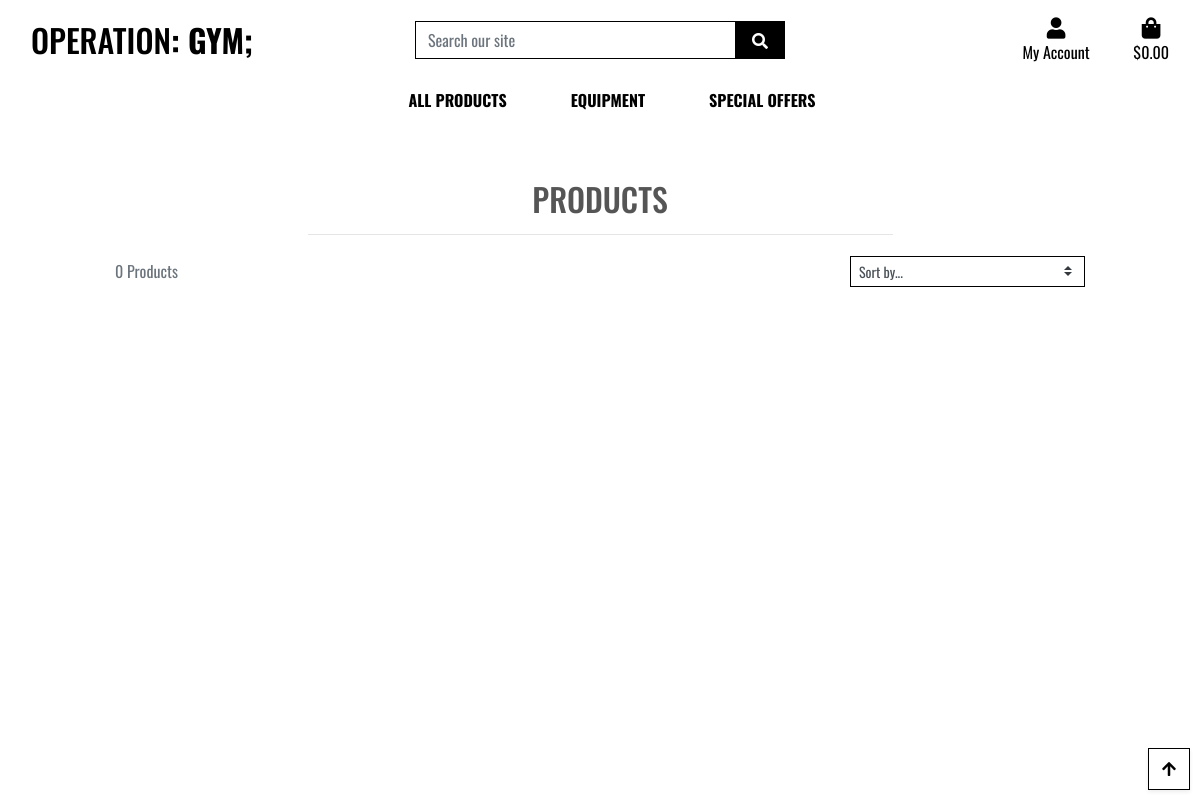
The page /products/?category=cardio on the database as committed earlier.
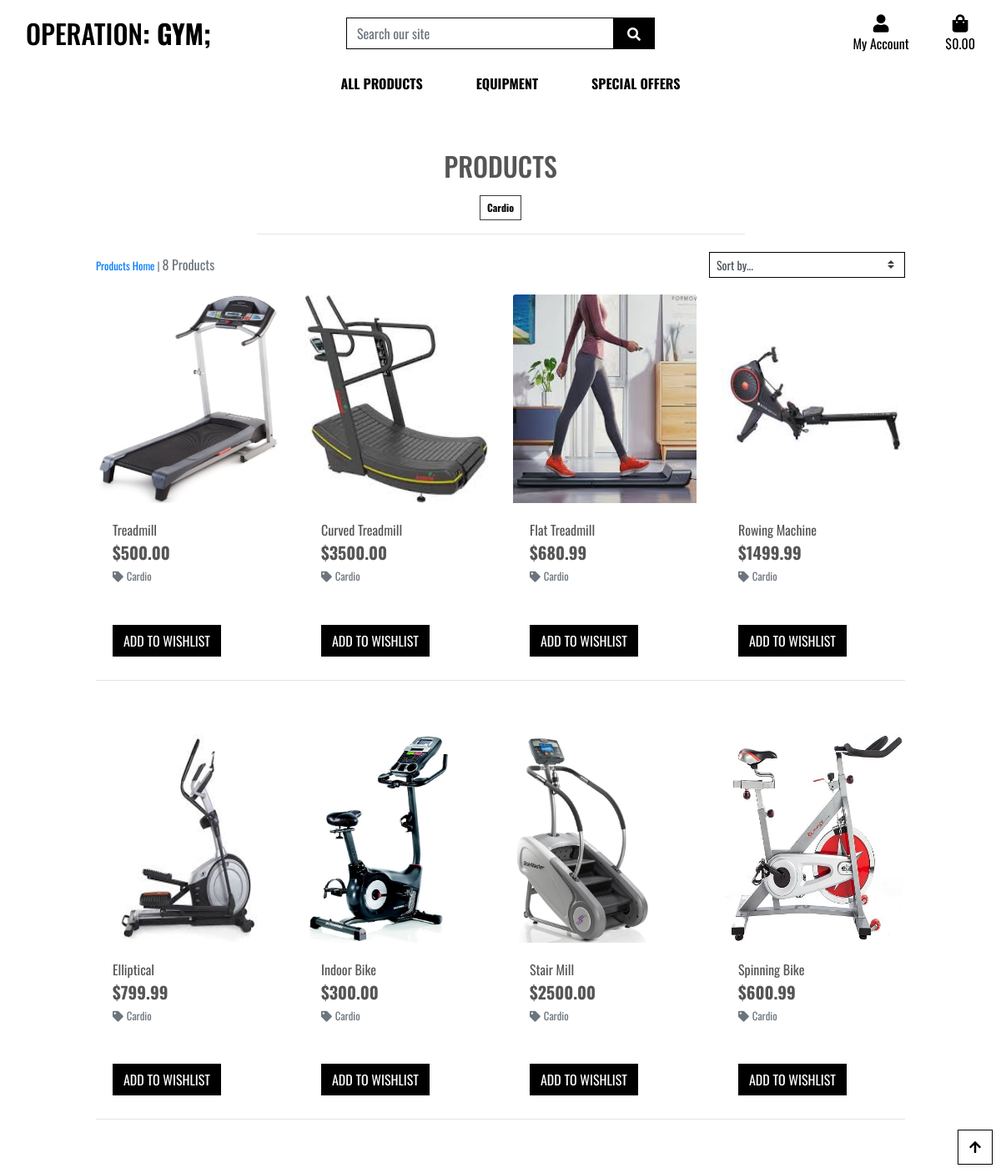
The same page on the database as committed later.
### products/models.py (models this page shows, shortened)
class Category(models.Model):
    class Meta:
        verbose_name_plural = 'Categories'
    name = models.CharField(max_length=254)
    friendly_name = models.CharField(max_length=254, null=True, blank=True)

class Product(models.Model):
    category = models.ForeignKey('Category', null=True, blank=True, on_delete=models.SET_NULL)
    sku = models.CharField(max_length=254, null=True, blank=True)
    name = models.CharField(max_length=254)
    description = models.TextField()
    stock = models.IntegerField()
    price = models.DecimalField(max_digits=6, decimal_places=2)
    image = models.ImageField(null=True, blank=True)

### products/views.py (the view, shortened to what this page needs)
# urls.py: path('', views.all_products, name='products'),
def all_products(request):
    products = Product.objects.all()
    query = None
    categories = None
    sort = None
    direction = None
    if request.GET:
        if 'category' in request.GET:
            categories = request.GET['category'].split(',')
            products = products.filter(category__name__in=categories)
            categories = Category.objects.filter(name__in=categories)
    current_sorting = f'{sort}_{direction}'
    context = {
        'products': products,
        'search_term': query,
        'current_categories': categories,
        'current_sorting': current_sorting,
    }
    return render(request, 'products/products.html', context)

### bag/contexts.py (called while the page is built, shortened)
def bag_contents(request):
    bag_items = []
    total = 0
    product_count = 0
    bag = request.session.get('bag', {})
    delivery = total * Decimal(settings.STANDARD_DELIVERY_PERCENTAGE / 100)
    grand_total = delivery + total
    context = {
        'bag_items': bag_items,
        'total': total,
        'product_count': product_count,
        'delivery': delivery,
        'grand_total': grand_total,
    }
    return context

### products/templates/products/products.html (shortened to what this page needs)
{% extends "base.html" %}
{% load static %}
{% block page_header %}
    <div class="container header-container">
    </div>
{% endblock %}
{% block content %}
    <div class="overlay"></div>
    <div class="container-fluid">
        <div class="row">
            <div class="col text-center mt-3">
                <h2 class="logo-font">Products</h2>
                {% for c in current_categories %}
                    <a class="category-badge text-decoration-none" href="{% url 'products' %}?category={{ c.name }}">
                        <span class="p-2 mt-2 badge badge-white text-black rounded-0 border border-dark">{{ c.friendly_name }}</span>
                    </a>
                {% endfor %}
                <hr class="w-50 mb-1">
            </div>
        </div>
        <div class="row">
            <div class="product-container col-10 offset-1">
                <div class="row mt-1 mb-2">
                    <div class="col-12 col-md-6 my-auto order-md-last d-flex justify-content-center justify-content-md-end">
                        <div class="sort-select-wrapper w-50">
                            <select id="sort-selector" class="custom-select custom-select-sm rounded-0 border border-{% if current_sorting != 'None_None' %}info{% else %}black{% endif %}" >
                                <option value="reset" {% if current_sorting == 'None_None' %}selected{% endif %}>Sort by...</option>
                            </select>
                        </div>
                    </div>
                    <div class="col-12 col-md-6 order-md-first">
                        <p class="text-muted mt-3 text-center text-md-left">
                            {% if search_term or current_categories or current_sorting != 'None_None' %}
                                <span class="small"><a href="{% url 'products' %}">Products Home</a> | </span>
                            {% endif %}
                            {{ products|length }} Products{% if search_term %} found for <strong>"{{ search_term }}"</strong>{% endif %}
                        </p>
                    </div>
                </div>
                <div class="row">
                    {% for product in products %}
                        <div class="col-sm-6 col-md-6 col-lg-4 col-xl-3">
                            <div class="card h-100 border-0">
                                {% if product.image %}
                                <a href="{% url 'product_detail' product.id %}">
                                    <img class="card-img-top img-fluid display-image" src="{{ product.image.url }}" alt="{{ product.name }}">
                                </a>
                                {% else %}
                                <a href="{% url 'product_detail' product.id %}">
                                    <img class="card-img-top img-fluid indv-display-image" src="{{ MEDIA_URL }}noimage.jpg" alt="{{ product.name }}">
                                </a>
                                {% endif %}
                                <div class="card-body pb-0">
                                    <p class="mb-0">{{ product.name }}</p>
                                </div>
                                <div class="card-footer bg-white pt-0 border-0 text-left">
                                    <div class="row">
                                        <div class="col">
                                            <p class="lead mb-0 text-left font-weight-bold">${{ product.price }}</p>
                                            {% if product.category %}
                                            <p class="small mt-1 mb-0">
                                                <a class="text-muted" href="{% url 'products' %}?category={{ product.category.name }}">
                                                    <i class="fas fa-tag mr-1"></i>{{ product.category.friendly_name }}
                                                </a>
                                            </p>
                                            {% endif %}
                                            <form class="form update-form" method="POST" action="{% url 'add_to_wishlist' product.id %}">
                                                <button class="btn btn-black rounded-0 text-uppercase mt-5">Add to wishlist</button>
                                            </form>
                                        </div>
                                    </div>
                                </div>
                            </div>
                        </div>
                        {% if forloop.counter|divisibleby:4 %}
                            <div class="col-12 d-none d-xl-block mb-5">
                                <hr>
                            </div>
                        {% endif %}
                    {% endfor %}
                </div>
            </div>
        </div>
    </div>
     <div class="btt-button shadow-sm rounded-0 border border-black">
        <a class="btt-link d-flex h-100">
            <i class="fas fa-arrow-up text-black mx-auto my-auto"></i>
        </a>
    </div>
{% endblock %}

### templates/base.html (shortened to what this page needs)
{% load static %}
<!doctype html>
<html lang="en">
<head>
    {% block core_css %}
        <link rel="stylesheet" href="https://stackpath.bootstrapcdn.com/bootstrap/4.4.1/css/bootstrap.min.css">
        <link rel="stylesheet" href="https://cdnjs.cloudflare.com/ajax/libs/font-awesome/5.15.2/css/all.min.css" />
        <link rel="stylesheet" href="{% static 'css/base.css' %}">
    {% endblock %}
</head>
<body>
    <header class="container-fluid fixed-top">
        <div class="row bg-white pt-lg-2 d-none d-lg-flex" id="topnav">
            <div class="col-12 col-lg-4 my-auto py-1 py-lg-0 text-center text-lg-left">
                <a href="{% url 'home' %}" class="nav-link main-logo-link">
                    <h2 class="logo-font text-black my-0">Operation<strong>: Gym;</strong></h2>
                </a>
            </div>
            <div class="col-12 col-lg-4 my-auto py-1 py-lg-0">
                <form method="GET" action="{% url 'products' %}">
                    <div class="input-group w-100">
                        <input class="form-control border border-black rounded-0" type="text" name="q" placeholder="Search our site">
                        <div class="input-group-append">
                            <button class="form-control btn btn-black border border-black rounded-0" type="submit">
                                <span class="icon">
                                    <i class="fas fa-search"></i>
                                </span>
                            </button>
                        </div>
                    </div>
                </form>
            </div>
            <div class="col-12 col-lg-4 my-auto py-1 py-lg-0">
                <ul class="list-inline list-unstyled text-center text-lg-right my-0">
                    <li class="list-inline-item dropdown">
                        <a class="text-black nav-link" href="#" id="user-options" data-toggle="dropdown" aria-haspopup="true" aria-expanded="false">
                            <div class="text-center">
                                <div><i class="fas fa-user fa-lg"></i></div>
                                <p class="my-0">My Account</p>
                            </div>
                        </a>
                    </li>
                    <li class="list-inline-item">
                        <a class="{% if grand_total %}text-info font-weight-bold{% else %}text-black{% endif %} nav-link" href="{% url 'view_bag' %}">
                            <div class="text-center">
                                <div><i class="fas fa-shopping-bag fa-lg"></i></div>
                                <p class="my-0">
                                    {% if grand_total %}
                                        ${{ grand_total|floatformat:2 }}
                                    {% else %}
                                        $0.00
                                    {% endif %}
                                </p>
                            </div>
                        </a>
                    </li>
                </ul>
            </div>
        </div>
        <div class="row bg-white">
            <nav class="navbar navbar-expand-lg navbar-light w-100">
                {% include 'includes/mobile-top-header.html' %}
                {% include 'includes/main-nav.html' %}
            </nav>
        </div>
    </header>
    {% block page_header %}
    {% endblock %}
    {% block content %}
    {% endblock %}
</body>
</html>

### templates/includes/mobile-top-header.html (shortened to what this page needs)
<li class="list-inline-item dropdown">

### templates/includes/main-nav.html (shortened to what this page needs)
<div class="collapse navbar-collapse" id="main-nav">
    <ul class="navbar-nav w-auto mx-auto">
        <li class="nav-item dropdown">
            <a class="logo-font font-weight-bold nav-link text-black mr-5" href="#" id="all-products-link" data-toggle="dropdown" aria-haspopup="true" aria-expanded="false">
                All Products
            </a>
        </li>
        <li class="nav-item dropdown">
            <a class="logo-font font-weight-bold nav-link text-black mr-5" href="#" id="equipment-link" data-toggle="dropdown" aria-haspopup="true" aria-expanded="false">
                Equipment
            </a>
        </li>
        <li class="nav-item dropdown">
            <a class="logo-font font-weight-bold nav-link text-black" href="#" id="specials-link" data-toggle="dropdown" aria-haspopup="true" aria-expanded="false">
                Special Offers
            </a>
        </li>
    </ul>
</div>

### static/css/base.css (style rules this page uses)
html { height:100%; }
body { background: url(/media/homepage_background.jpg) no-repeat center center fixed; background-size: cover; height: calc(100vh - 164px); color: #555; font-family: 'Oswald'; }
.icon { align-items: center; display: inline-flex; justify-content: center; height: 1.5rem; width: 1.5rem; }
.logo-font { text-transform: uppercase; }
.main-logo-link { width: fit-content; }
.btn-black { background: black; color: white; }
.text-black { color: #000 !important; }
.border-black { border: 1px solid black !important; }
.overlay { height: 100%; width: 100%; top: 0; left: 0; position: fixed; background: white; z-index: -1; }
.btt-button { height: 42px; width: 42px; position: fixed; bottom: 10px; right: 10px; }
.btt-link, .update-link, .remove-item { cursor: pointer; }
.display-image { height: 250px; width: auto; }
@media (min-width: 1200px) { .container { max-width: 80%; } }
@media (min-width: 992px) { .header-container { padding-top: 164px; } }

Rows that differ between the two databases and show on the page:
added Category: friendly_name "Cardio"
added Product: image (picture), name "Treadmill", price "500.00", category.friendly_name "Cardio"
added Product: image (picture), name "Curved Treadmill", price "3500.00", category.friendly_name "Cardio"
added Product: image (picture), name "Flat Treadmill", price "680.99", category.friendly_name "Cardio"
added Product: image (picture), name "Rowing Machine", price "1499.99", category.friendly_name "Cardio"
added Product: image (picture), name "Elliptical", price "799.99", category.friendly_name "Cardio"
added Product: image (picture), name "Indoor Bike", price "300.00", category.friendly_name "Cardio"
added Product: image (picture), name "Stair Mill", price "2500.00", category.friendly_name "Cardio"
added Product: image (picture), name "Spinning Bike", price "600.99", category.friendly_name "Cardio"
Other text that changed with them:
{{ products|length }}: "0" → "8"
text now shown: "Products Home |"
